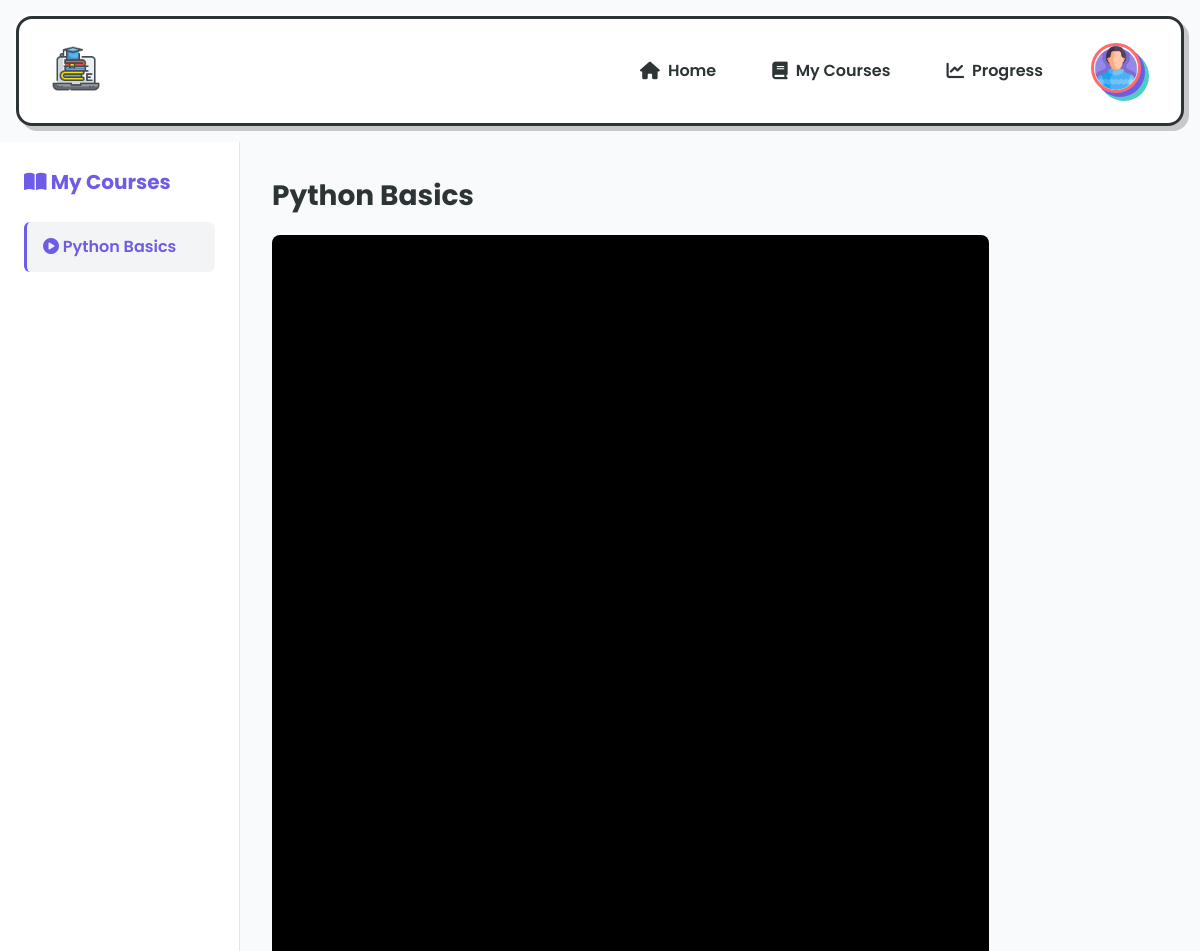
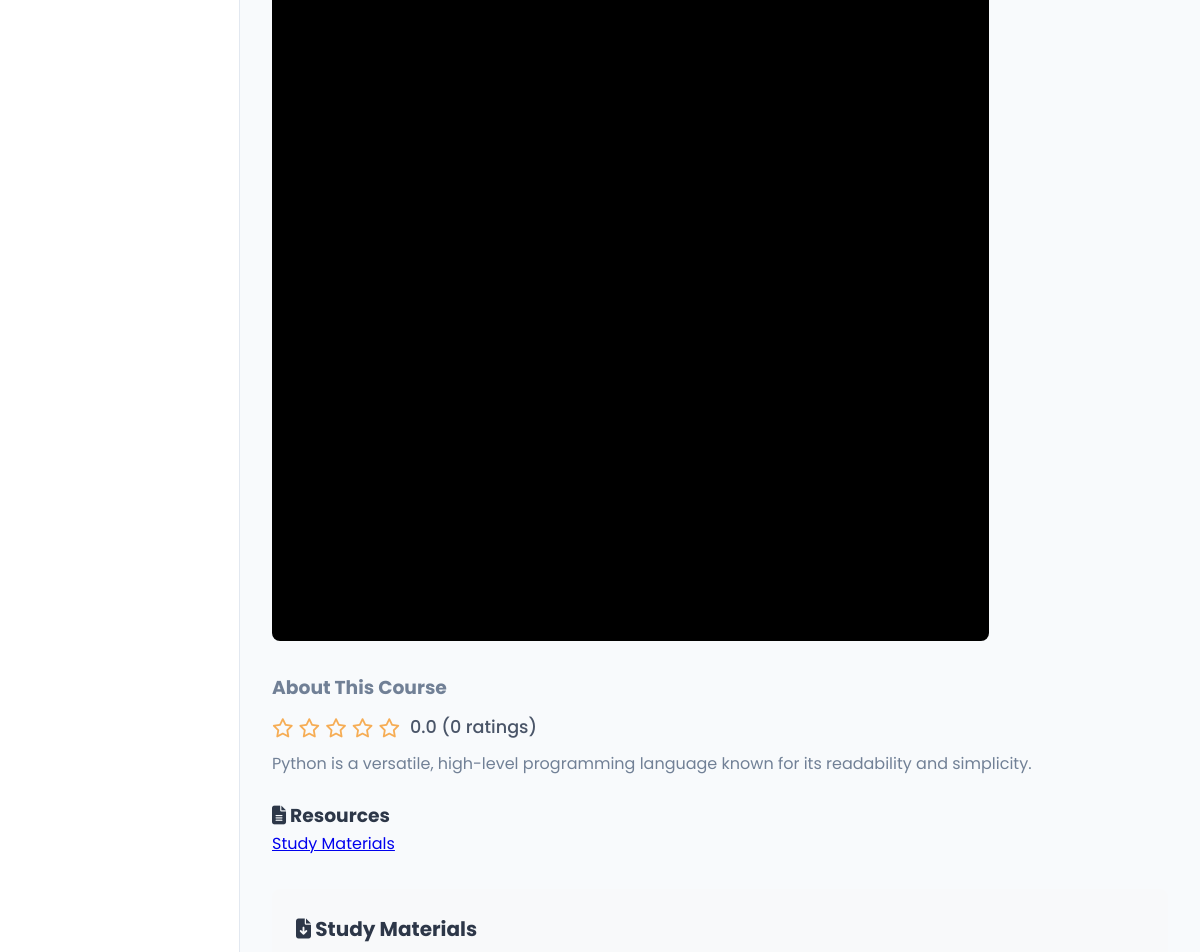
/Backend/continueCourse.php?course_id=49 (signed in), run on the app's committed database (2 pictures, top to bottom).
### tables this page shows
CREATE TABLE `courses` (
  `id` int(11) NOT NULL,
  `title` varchar(100) NOT NULL,
  `author` varchar(100) DEFAULT NULL,
  `description` text DEFAULT NULL,
  `image` varchar(255) DEFAULT NULL,
  `video_link` varchar(255) DEFAULT NULL,
  `resource_link` varchar(255) DEFAULT NULL,
  `upload_resource` varchar(255) DEFAULT NULL,
  `category` varchar(50) DEFAULT NULL,
  `rating` float NOT NULL DEFAULT 0,
  `rating_count` int(11) DEFAULT 0,
  `price` decimal(10,2) DEFAULT 0.00,
  `created_at` timestamp NOT NULL DEFAULT current_timestamp(),
  `subject` varchar(255) DEFAULT NULL,
  `PrimaryID` int(11) NOT NULL
);

### Backend/continueCourse.php (the view, shortened to what this page needs)
<?php
require_once 'db.php';
$course_id = isset($_GET['course_id']) ? intval($_GET['course_id']) : 0;
$stmt = $conn->prepare("SELECT * FROM courses WHERE PrimaryID = ?");
$stmt->bind_param("i", $course_id);
$stmt->execute();
$course = $stmt->get_result()->fetch_assoc();
$current_rating = $course['rating'] ?? 0;
$rating_count = $course['rating_count'] ?? 0;
$user_id = $_SESSION['user_id'];
$enrolled_stmt = $conn->prepare("
    SELECT c.PrimaryID, c.title
    FROM user_courses uc
    JOIN courses c ON uc.course_id = c.PrimaryID
    WHERE uc.user_id = ?
    ORDER BY c.title
");
$enrolled_stmt->bind_param("i", $user_id);
$enrolled_stmt->execute();
$enrolled_courses = $enrolled_stmt->get_result()->fetch_all(MYSQLI_ASSOC);
?>
<?php
    $stmt = $conn->prepare("SELECT profile_pic FROM users WHERE id = ?");
    $stmt->bind_param("i", $_SESSION['user_id']);
    $stmt->execute();
    $result = $stmt->get_result();
    $user = $result->fetch_assoc();
if (!empty($user['profile_pic'])) {
    $absolutePath = __DIR__ . '/uploads/' . basename($user['profile_pic']);
    if (file_exists($absolutePath)) {
        $profilePicUrl = '/LPD/Backend/uploads/' . basename($user['profile_pic']);
    } else {
        $profilePicUrl = '/LPD/Asset/user.png';
    }
} else {
    $profilePicUrl = '/LPD/Asset/user.png';
}
?>
<?php
function convertYoutubeUrlToEmbed($url) {
    if (str_contains($url, 'embed')) {
        return $url;
    }
    return $url;
}
?>
<!DOCTYPE html>
<html lang="en">
<head>
  <link rel="stylesheet" href="https://cdnjs.cloudflare.com/ajax/libs/font-awesome/6.4.0/css/all.min.css">
  <link rel="stylesheet" href="../User Dashboard/styles.css">
</head>
<body>
  <header class="neopop-header">
    <div class="logo-container">
      <img src="../Asset/logo.png" alt="Learning Path Logo" class="logo" width="50px">
    </div>
    <nav class="main-nav">
      <a href="../User Dashboard/dashboard.php" class="nav-link"><i class="fas fa-home"></i> Home</a>
      <a href="../User Dashboard/dashboard.php#category-nav" class="nav-link"><i class="fas fa-book"></i> My Courses</a>
      <a href="#" class="nav-link"><i class="fas fa-chart-line"></i> Progress</a>
      <div class="profile-dropdown">
        <button class="profile-icon" id="profile-icon-button">
          <img id="user-profile-pic" class="profile-pic" src="<?php echo htmlspecialchars($profilePicUrl); ?>" onerror="this.src='../Asset/user.png'" alt="Profile Picture" height="50">
        </button>
      </div>
    </nav>
  </header>
  <div class="learning-container">
    <aside class="course-sidebar">
      <div class="sidebar-header">
        <h2><i class="fas fa-book-open"></i> My Courses</h2>
      </div>
      <ul class="course-list">
        <?php foreach ($enrolled_courses as $ecourse): ?>
          <li class="course-item">
            <a href="continueCourse.php?course_id=<?php echo $ecourse['PrimaryID']; ?>"
               class="course-link <?php echo ($ecourse['PrimaryID'] == $course_id) ? 'active' : ''; ?>">
              <i class="fas fa-play-circle"></i> <?php echo htmlspecialchars($ecourse['title']); ?>
            </a>
          </li>
        <?php endforeach; ?>
      </ul>
    </aside>
    <main class="course-content">
      <?php if ($course): ?>
        <h1 class="course-title"><?php echo htmlspecialchars($course['title']); ?></h1>
        <div class="course-video-container">
            <?php
            $videoUrl = '';
            if (!empty($course['video_link'])) {
                if (str_contains($course['video_link'], 'youtube.com') || str_contains($course['video_link'], 'youtu.be')) {
                    $videoUrl = convertYoutubeUrlToEmbed($course['video_link']);
                } else {
                    $videoUrl = $course['video_link'];
                }
            }
            if (!empty($videoUrl)): ?>
                <iframe class="course-video"
                        src="<?php echo htmlspecialchars($videoUrl) ?>?rel=0&modestbranding=1"
                        frameborder="0"
                        allow="accelerometer; autoplay; clipboard-write; encrypted-media; gyroscope; picture-in-picture"
                        allowfullscreen></iframe>
            <?php endif; ?>
        </div>
        <div class="course-description">
            <h3>About This Course</h3>
            <div class="rating-display" style="margin: 10px 0;">
                <?php
                $full_stars = floor($current_rating);
                $has_half_star = ($current_rating - $full_stars) >= 0.5;
                $empty_stars = 5 - $full_stars - ($has_half_star ? 1 : 0);
                for ($i = 0; $i < $empty_stars; $i++) {
                    echo '<i class="far fa-star" style="color: #f6ad55;"></i>';
                }
                ?>
                <span style="margin-left: 5px;"><?php echo number_format($current_rating, 1); ?> (<?php echo $rating_count; ?> ratings)</span>
            </div>
            <p><?php echo nl2br(htmlspecialchars($course['description'])); ?></p>
        </div>
        <?php if ($course['resource_link']): ?>
          <div class="course-resources">
            <h3><i class="fas fa-file-alt"></i> Resources</h3>
            <a href="<?php echo htmlspecialchars($course['resource_link']); ?>" class="resource-link" target="_blank">
              Study Materials
            </a>
          </div>
<?php if (!empty($course['upload_resource'])): ?>
<div class="resource-download" style="margin-top: 2rem; background: #f8f9fa; padding: 1.5rem; border-radius: 8px;">
    <h3 style="font-size: 1.25rem; margin-bottom: 1rem; color: #2d3748;">
        <i class="fas fa-file-download"></i> Study Materials
    </h3>
</div>
<?php endif; ?>
        <?php endif; ?>
      <?php endif; ?>
    </main>
  </div>
</body>
</html>

### User Dashboard/styles.css (style rules this page uses)
:root { --electric-purple: #6C5CE7; --vibrant-pink: #FD79A8; --neon-blue: #00CEFF; --deep-space: #2D3436; --pure-white: #FFFFFF; --soft-cloud: #F5F6FA; --web-dev: #6C5CE7; --data-science: #00B894; --mobile-dev: #0984E3; --design: #FD79A8; --business: #FDCB6E; --shadow-offset: 5px; --shadow-blur: 0px; --shadow-color: rgba(0, 0, 0, 0.2); --highlight-offset: -3px; --highlight-blur: 0px; --highlight-color: rgba(255, 255, 255, 0.7); --border-thickness: 3px; --border-radius: 16px; }
html, body { height: 100%; margin: 0; padding: 0; font-family: 'Poppins', sans-serif; }
* { box-sizing: border-box; margin: 0; padding: 0; }
body { font-family: 'Poppins', sans-serif; background-color: var(--soft-cloud); color: var(--deep-space); line-height: 1.6; }
.profile-dropdown { position: relative; display: inline-block; }
.profile-icon { background: none; border: none; cursor: pointer; padding: 0.5rem; color: var(--deep-space); transition: all 0.3s ease; }
.main-nav { display: flex; align-items: center; gap: 1.5rem; }
.main-nav .nav-link { display: flex; align-items: center; gap: 0.5rem; color: var(--deep-space); text-decoration: none; font-weight: 600; padding: 0.5rem 1rem; position: relative; transition: all 0.3s ease; }
.main-nav .nav-link i { font-size: 1.1rem; }
.main-nav .nav-link::after { content: ''; position: absolute; bottom: 0; left: 50%; width: 0; height: 3px; background-color: var(--electric-purple); transition: all 0.3s ease; transform: translateX(-50%); }
.neopop-header { background: var(--pure-white); border: var(--border-thickness) solid var(--deep-space); border-radius: var(--border-radius); box-shadow: var(--shadow-offset) var(--shadow-offset) var(--shadow-blur) var(--shadow-color), var(--highlight-offset) var(--highlight-offset) var(--highlight-blur) var(--highlight-color); display: flex; justify-content: space-between; align-items: center; padding: 1rem 2rem; position: sticky; top: 0; z-index: 100; margin: 1rem; transition: all 0.3s cubic-bezier(0.175, 0.885, 0.32, 1.275); }
.course-title { font-size: 1.25rem; margin: 0 0 0.5rem 0; color: var(--deep-space); }
.profile-pic { border-radius: 50%; border: 3px solid #ff6b6b; box-shadow: 4px 4px 0 var(--electric-purple), 8px 8px 0 #4ecdc4; transition: transform 0.3s ease, box-shadow 0.3s ease; background-color: white; object-fit: cover; width: 50px; height: 50px; }

### Backend/continueCourse.php (style rules this page uses)
:root { --primary-color: #6C5CE7; --primary-dark: #5a0b9d; --text-color: #2d3748; --text-light: #718096; --bg-color: #f8fafc; --sidebar-width: 20%; }
* { margin: 0; padding: 0; box-sizing: border-box; font-family: 'Poppins', sans-serif; }
body { display: flex; flex-direction: column; height: 100vh; background-color: var(--bg-color); color: var(--text-color); }
.learning-container { display: flex; flex: 1; overflow: hidden; }
.course-sidebar { width: var(--sidebar-width); background: white; border-right: 1px solid #e2e8f0; overflow-y: auto; padding: 1.5rem; transition: transform 0.3s; }
.sidebar-header { margin-bottom: 1.5rem; }
.sidebar-header h2 { font-size: 1.25rem; color: var(--primary-color); }
.course-list { list-style: none; }
.course-item { margin-bottom: 0.5rem; }
.course-link { display: block; padding: 0.75rem 1rem; color: var(--text-color); text-decoration: none; border-radius: 6px; transition: all 0.3s; }
.course-link:hover, .course-link.active { background: #f3f4f6; color: var(--primary-color); }
.course-link.active { font-weight: 600; border-left: 3px solid var(--primary-color); }
.course-content { flex: 1; padding: 2rem; overflow-y: auto; }
.course-video-container { width: 80%; height: 80%; background: #000; border-radius: 8px; overflow: hidden; margin-bottom: 2rem; aspect-ratio: 16/9; }
.course-video { width: 100%; height: 100%; }
.course-title { font-size: 1.75rem; margin-bottom: 1rem; }
.course-description { color: var(--text-light); line-height: 1.6; margin-bottom: 1.5rem; }
.rating-display { display: flex; align-items: center; gap: 5px; font-size: 1.1rem; margin: 15px 0; }
.rating-display .fa-star, .rating-display .fa-star-half-alt { color: #f6ad55; font-size: 1.2rem; }
.rating-display span { font-weight: 500; color: #4a5568; }

### data on the page
courses: title "Python Basics", rating "0.0", rating_count "0", description "​Python is a versatile, high-level programming language known for its readability and simplicity."
